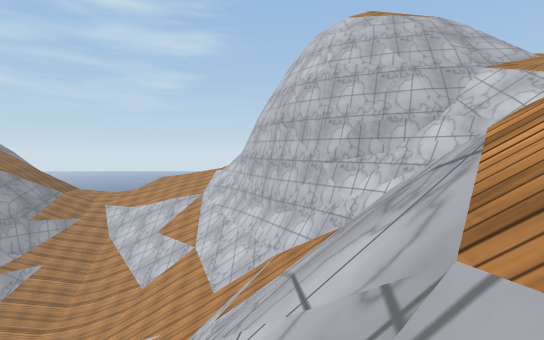
view 1 (above)

16 first-person views from a walk through a Unity game level. The camera is 1.3 m above the floor, tilts 4° down and sees 85° across. The floor is counted in squares, 2 m on a side. Each view is taken from the middle of a square. On the plan, view 1 faces up. The plan holds only what a view shows up to about 9 squares ahead; the rest is blank. The place goes on beyond the plan. The player is left out. Some surface patterns are stand-ins.

view 2
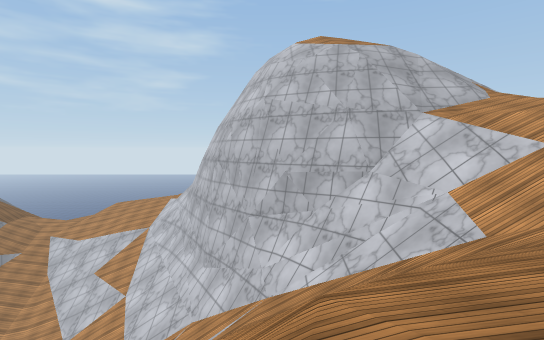

view 3
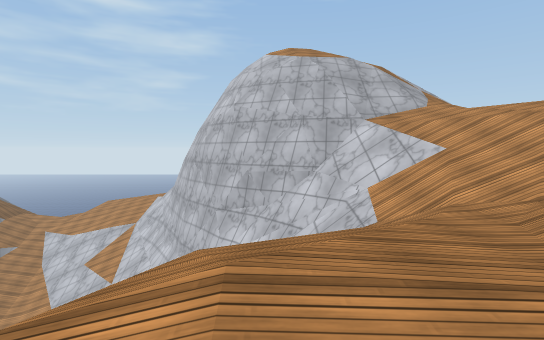

view 4
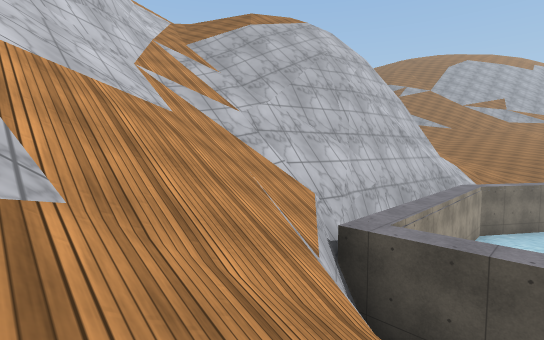

view 5
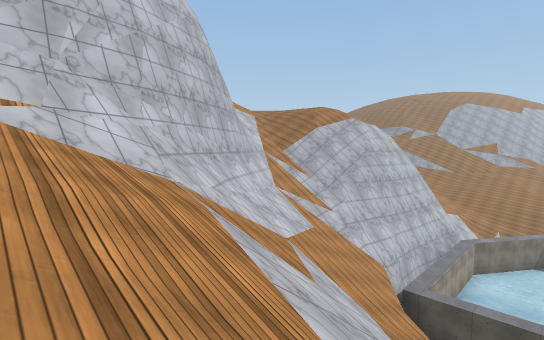

view 6
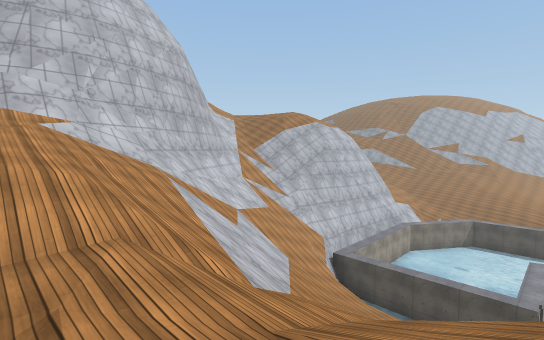

view 7
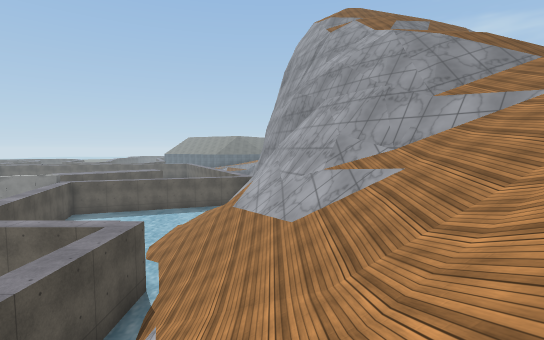

view 8
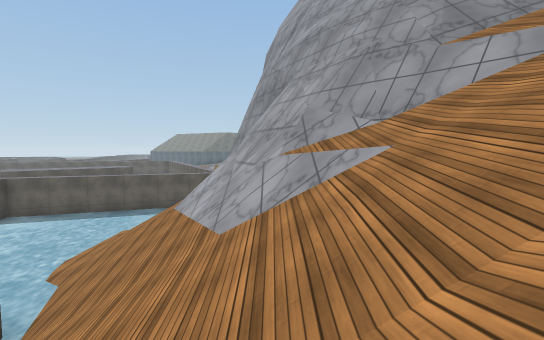

view 9
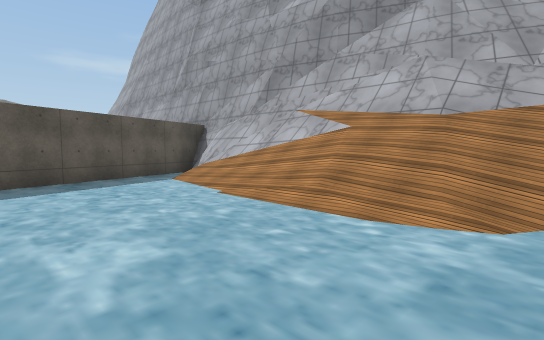

view 10
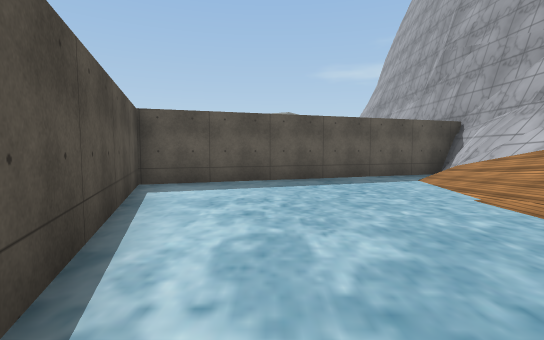

view 11
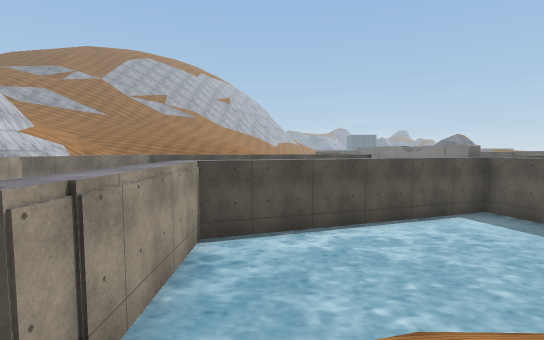

view 12
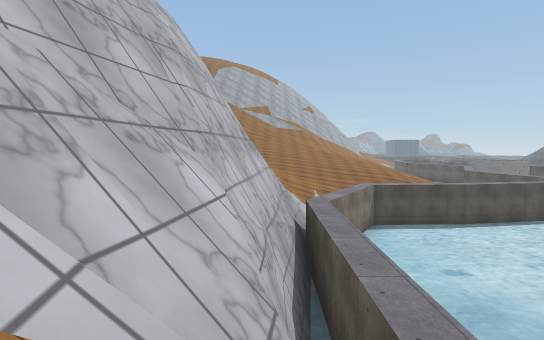

view 13
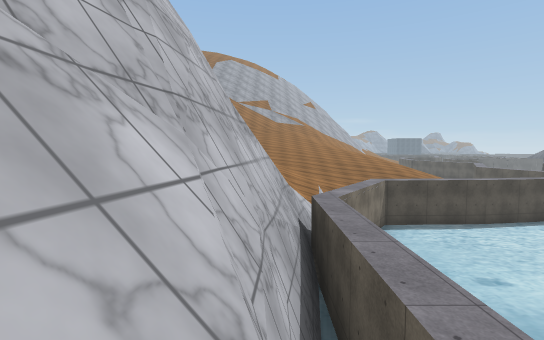

view 14
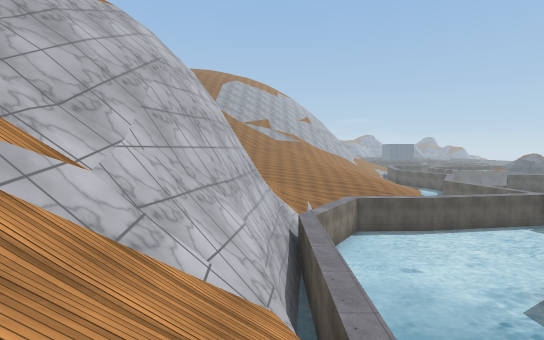

view 15
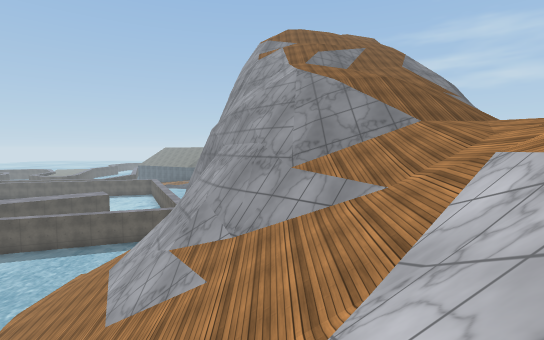

view 16
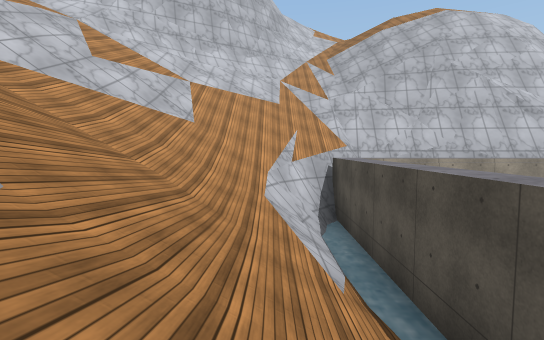

### Floor plan
Key: @ floor where view 1 was taken; # wall or solid block; . main floor; : floor 9.5 m higher than the main floor; + floor 11.25 m higher than the main floor; * floor 12 m higher than the main floor; % floor 15.25 m higher than the main floor; & floor 16 m higher than the main floor; / step, stairs or slope; = window, fence, low wall or low ledge; ^ raised ledge; v drop or lower ground.
Columns run from 19 left of view 1 to 7 right of it. Each row starts with its distance up from view 1.
 16      ////:/://++*//
 15      ////:////////#^
 14      ////////////#^
 13      /////////////#
 12     #/vv//////////#
 11     vvvv#/////////^ v
 10  vv ==^##/////////=^=v/v///
  9    ^^=/////////////# vvv///
  8 ####//////////#////##^=##//
  7 ##/////////.../#/////###///
  6 #...////..######/#/////////
  5 ##........#    ^vv/////////
  4  #........#....^vvv/// ////
  3  #........#....^vvv/////%%
  2  ##....####....#vvv////&&
  1   #.####.......##vv///&&
  0   ###   ......###vv@  %
 -1         ......###
 -2         .....###
 -3              #

Where each view was taken, in squares from view 1:
view 1: 0 up, 0 right, facing up
view 2: 1 up, 2 right, facing up
view 3: 0 up, 3 right, facing up
view 4: 10 up, 6 left, facing down-right
view 5: 15 up, 7 left, facing down-right
view 6: 16 up, 10 left, facing down-right
view 7: 9 up, 4 left, facing left
view 8: 10 up, 6 left, facing left
view 9: 3 up, 11 left, facing up-left
view 10: 3 up, 11 left, facing left
view 11: 8 up, 11 left, facing down
view 12: 7 up, 3 left, facing down
view 13: 6 up, 3 left, facing down
view 14: 9 up, 3 left, facing down
view 15: 12 up, 5 left, facing left
view 16: 8 up, 11 left, facing right
